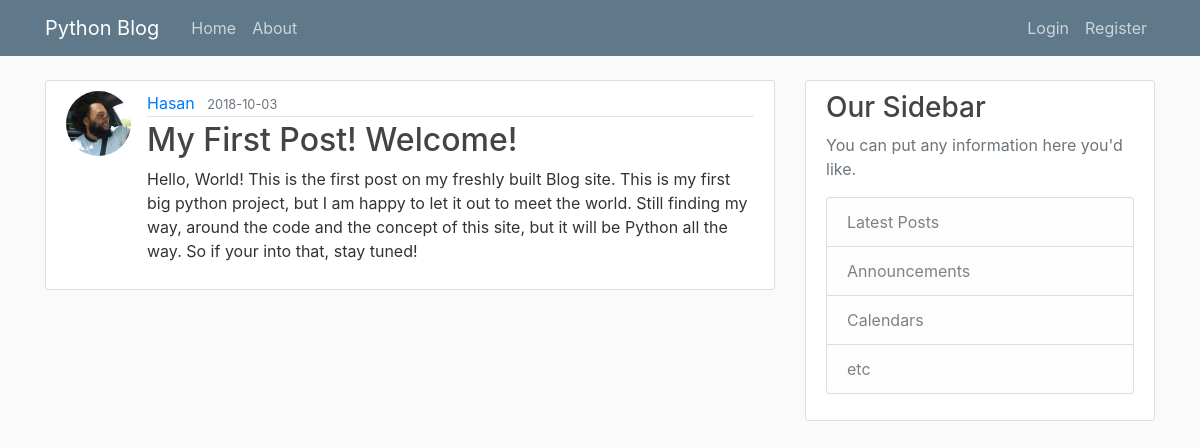
/post/1, run on the app's committed database.
### pyblog/models.py (models this page shows, shortened)
class User(db.Model, UserMixin):
    id = db.Column(db.Integer, primary_key=True)
    username = db.Column(db.String(20), unique=True, nullable=False)
    email = db.Column(db.String(120), unique=True, nullable=False)
    image_file = db.Column(db.String(20), nullable=False, default='default.jpg')
    password = db.Column(db.String(60), nullable=False)
    posts = db.relationship('Post', backref='author', lazy=True)

class Post(db.Model):
    id = db.Column(db.Integer, primary_key=True)
    title = db.Column(db.String(100), nullable=False)
    date_posted = db.Column(db.DateTime, nullable=False, default=datetime.utcnow)
    content = db.Column(db.Text, nullable=False)
    user_id = db.Column(db.Integer, db.ForeignKey('user.id'), nullable=False)

### pyblog/routes.py (the view)
@app.route("/post/<int:post_id>")
def post(post_id):
    post = Post.query.get_or_404(post_id)
    return render_template('post.html', title=post.title, post=post)

### pyblog/templates/post.html (shortened to what this page needs)
{% extends "layout.html" %}
{% block content %}
    <article class="media content-section">
      <img class="rounded-circle article-img" src="{{ url_for('static', filename='profile_pics/' + post.author.image_file) }}">
      <div class="media-body">
        <div class="article-metadata">
          <a class="mr-2" href="{{ url_for('user_posts', username=post.author.username) }}">{{ post.author.username }}</a>
          <small class="text-muted">{{ post.date_posted.strftime('%Y-%m-%d') }}</small>
        </div>
        <h2 class="article-title" href="{{ url_for('post', post_id=post.id) }}">{{ post.title }}</h2>
        <p class="article-content">{{ post.content }}</p>
      </div>
    </article>
{% endblock content %}

### pyblog/static/main.css (style rules this page uses)
body { background: #fafafa; color: #333333; margin-top: 5rem; }
h1, h2, h3, h4, h5, h6 { color: #444444; }
.content-section { background: #ffffff; padding: 10px 20px; border: 1px solid #dddddd; border-radius: 3px; margin-bottom: 20px; }
.article-title { color: #444444; }
.article-content { white-space: pre-line; }
.article-img { height: 65px; width: 65px; margin-right: 16px; }
.article-metadata { padding-bottom: 1px; margin-bottom: 4px; border-bottom: 1px solid #e3e3e3 }

### data on the page
User: image_file (picture), author.username "Hasan"
Post: date_posted "2018-10-03", title "My First Post! Welcome!", content "Hello, World! This is the first post on my freshly built Blog site. This is my first big python project, but I am happy to let it out to meet the world. Still finding my way, around the code and the concept of this site, but it will be Python all the way. So if your into that, stay tuned!"
